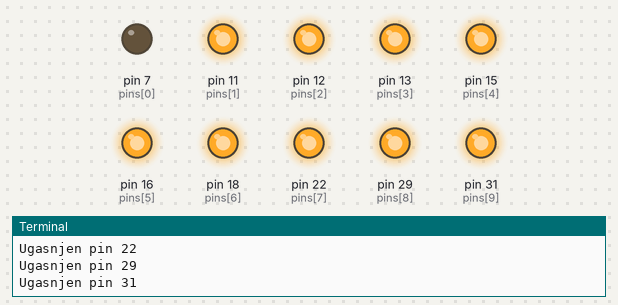
The program below on a simulated Raspberry Pi (header pin numbers). Parts: output pins drawn as LEDs (lit = HIGH), the last lines printed to the terminal.

Above: at 0.1 s.
At 0.7 s:
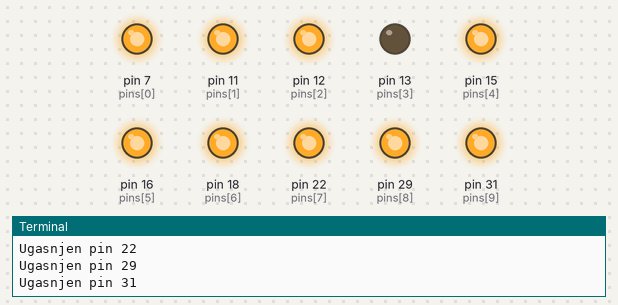
At 1.3 s:
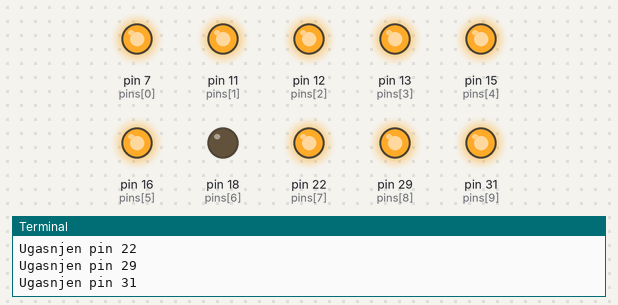
At 2.5 s:
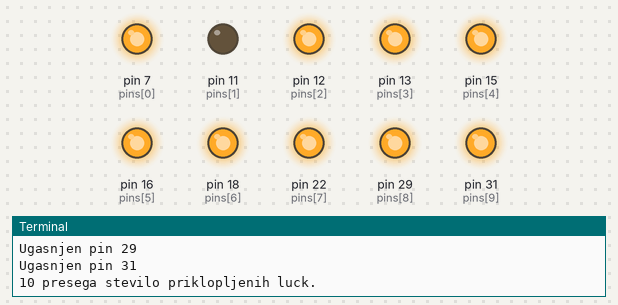
At 3.7 s:
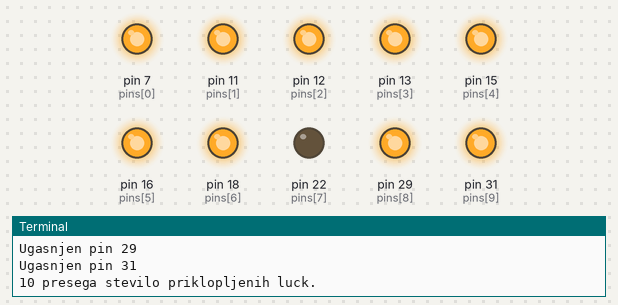
At 4.9 s:
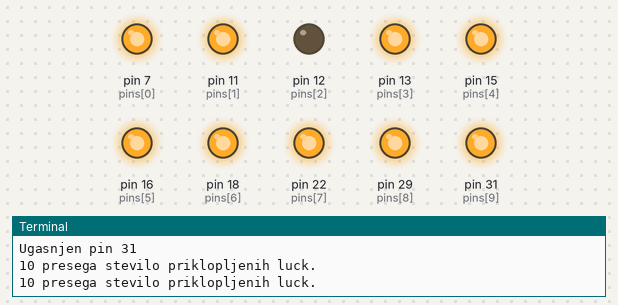
Timing chart, 0 to 5.2 s (numbered marks = the images above):
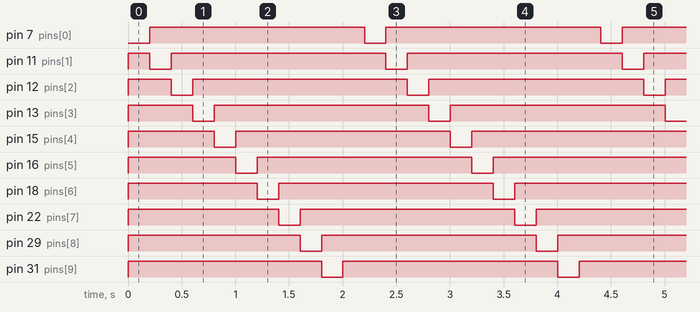

Measured:
- by itself, pin 7 (pins[0]), pin 11 (pins[1]), pin 12 (pins[2]), pin 13 (pins[3]), pin 15 (pins[4]), pin 16 (pins[5]), pin 18 (pins[6]), pin 22 (pins[7]), pin 29 (pins[8]), pin 31 (pins[9]): alternates HIGH for 2.0 s and LOW for 0.20 s
- by itself, everything shown: repeats every 2.2 s, in 11 steps

The program:

02_10LED_koncen.py
```python
#!/usr/bin/env python
# -*- coding: utf-8 -*-

import time
import RPi.GPIO as GPIO

# Shranjevanje posameznih priklopov LED na GPIO v seznamu

pins = [7, 11, 12, 13, 15, 16, 18, 22,  29, 31]

def nastavi():
    '''Nastavljanje začetnih nastavitev.'''

    GPIO.setmode(GPIO.BOARD)
    for pin in pins:
        GPIO.setup(pin, GPIO.OUT)

    ugasni_vse()


def pocisti():
    '''Pocisti za konec programa.'''
    ugasni_vse()
    GPIO.cleanup()


def prizgi_vse():
    for pin in pins:
        GPIO.output(pin, GPIO.LOW)
        print('Prizgan pin', pin)


def ugasni_vse():
    for pin in pins:
        GPIO.output(pin, GPIO.HIGH)
        print('Ugasnjen pin', pin)


def prizgi_LED(n):
    '''Prizge n-to led v seznamu.'''
    if n < len(pins):
        GPIO.output(pins[n], GPIO.LOW)
    else:
        print(n, "presega stevilo priklopljenih luck.")


def ugasni_LED(n):
    '''Ugasne n-to led v seznamu.'''
    if n < len(pins):
        GPIO.output(pins[n], GPIO.HIGH)
    else:
        print(n, "presega stevilo priklopljenih luck.")


def tekoce_LED_naprej():
    for n in range(len(pins)):
        prizgi_LED(n)

        time.sleep(0.2)
        ugasni_LED(n)
        ugasni_LED(n+1)

try:
    nastavi()
    while True:
        # Dopolni program tako, da bodo utripale vse lučke.
        tekoce_LED_naprej()
        time.sleep(0.2)

except KeyboardInterrupt:
    pocisti()
```
